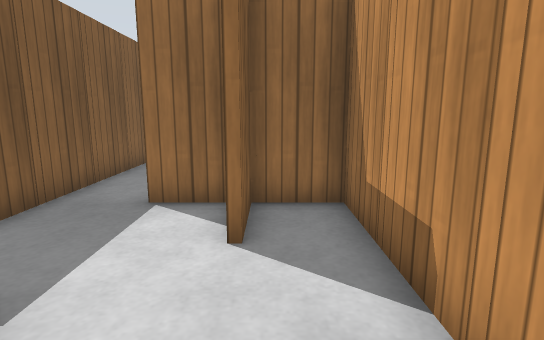
view 1 (above)

18 first-person views from a walk through a Gazebo world. The camera is 0.86 m above the floor, tilts 10° down and sees 80° across. The floor is counted in squares, 0.5 m on a side. Each view is taken from the middle of a square. On the plan, view 1 faces up. The plan holds only what a view shows up to about 16 squares ahead; the rest is blank. Simple patterns stand in for the simulator's built-in surfaces.

view 2
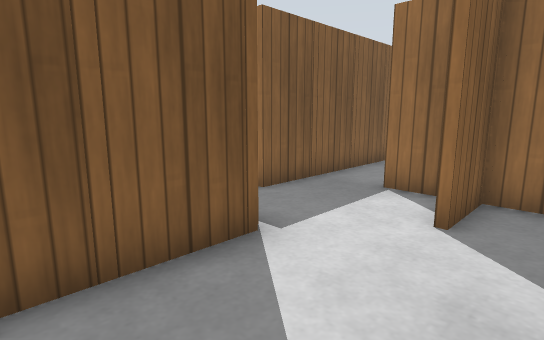

view 3
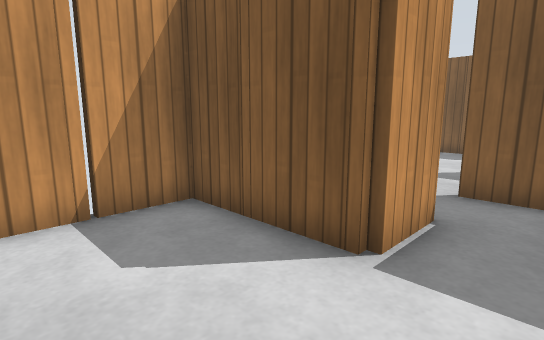

view 4
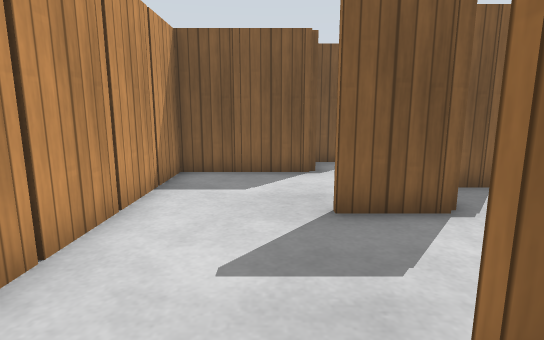

view 5
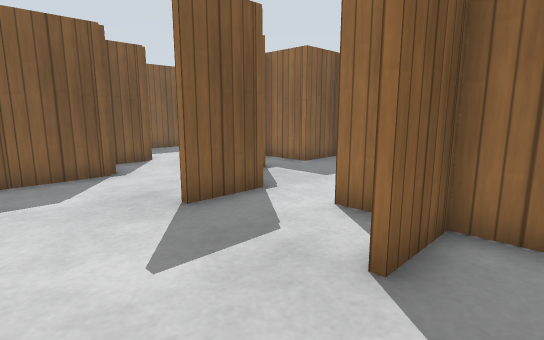

view 6
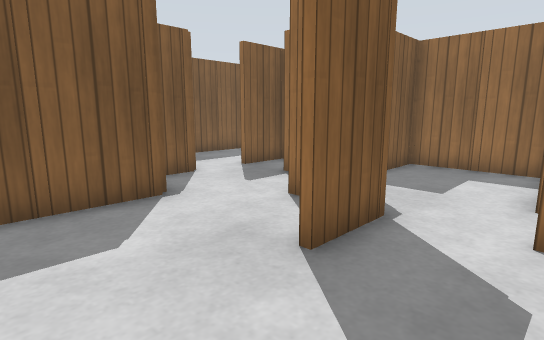

view 7
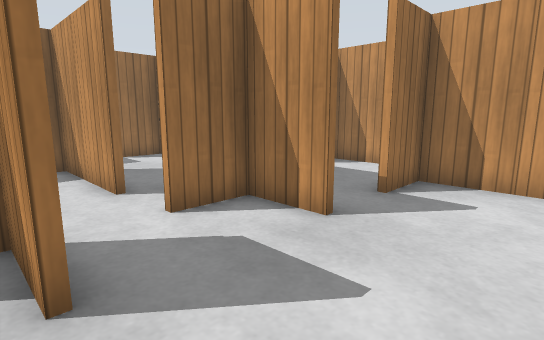

view 8
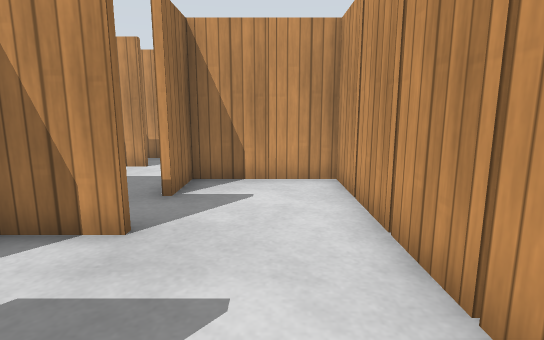

view 9
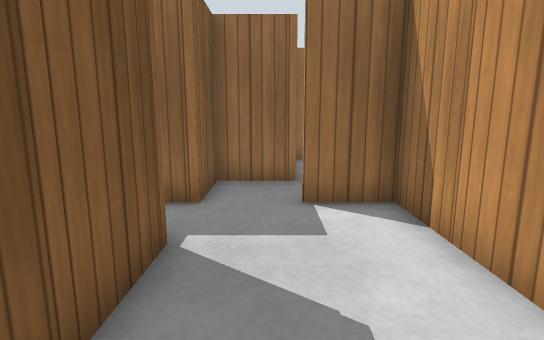

view 10
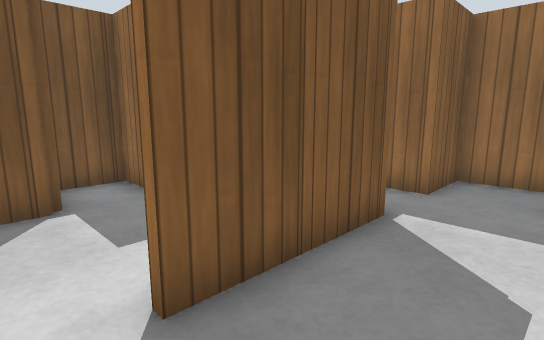

view 11
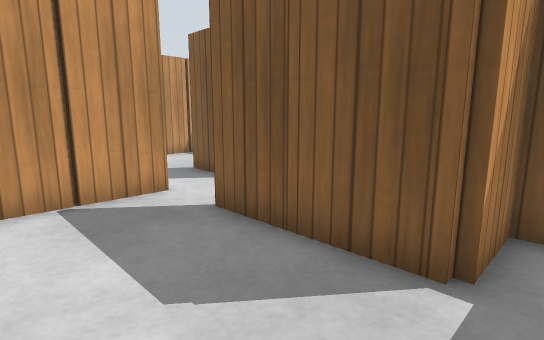

view 12
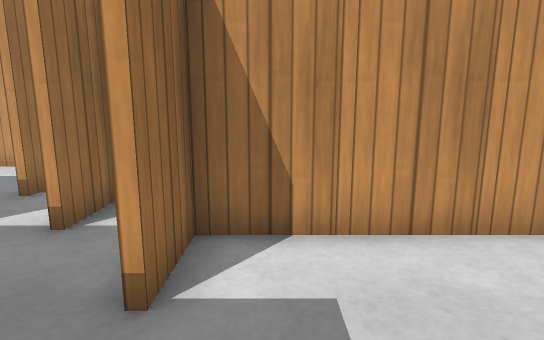

view 13
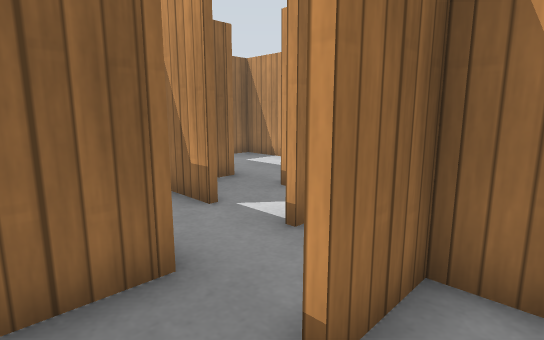

view 14
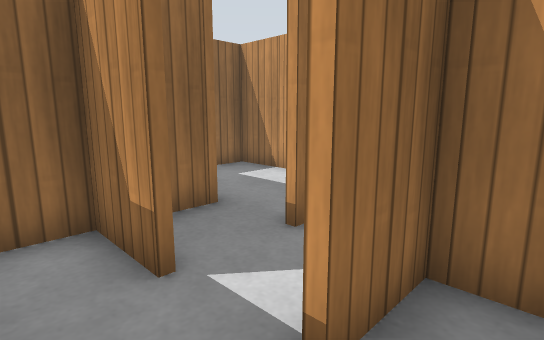

view 15
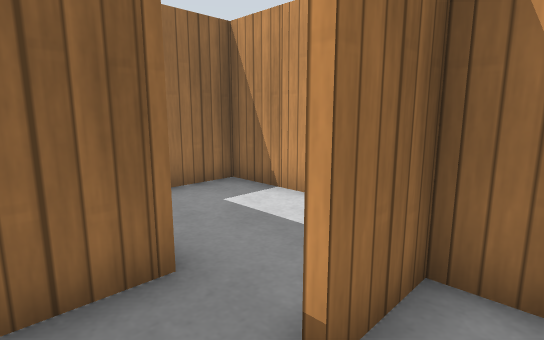

view 16
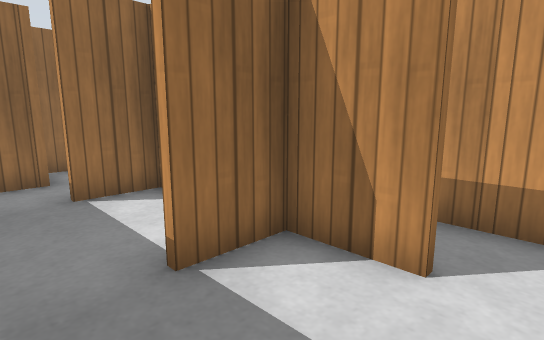

view 17
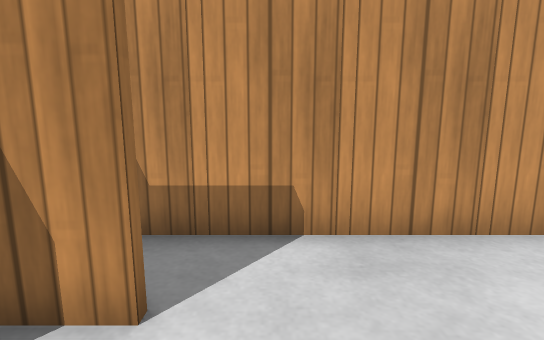

view 18
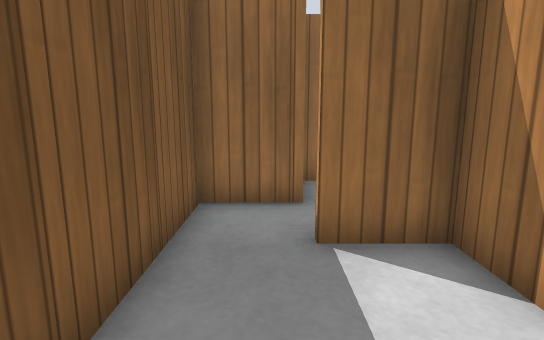

### Floor plan
Points are (right, up) in squares from view 1. A wall is a line through its corners. A room is listed if a view was taken in it or the views show most of it. See-through windows are left out.
Room 1 (views 1, 2, 3, 4, 5, 6, 7, 8, 16, 17)
walls: (-6.6, 2) (-6.6, 3.5); (-4.5, 2.3) (-2.5, 2.3); (-6.4, 3.5) (-6.4, 2); (-7.5, 4.1) (-8.5, 4.1); (-2.6, 0.4) (-2.6, 2.1) (-4.5, 2.1); (-2.4, 2) (-2.4, -1.8); (-2.6, -1.8) (-2.6, -0.4); (-10.6, 2) (-10.6, 4); (-4.4, 5.6) (-4.4, 4.1) (-5.5, 4.1); (-10.4, 4) (-10.4, 2); (-0.6, 4) (-0.6, 5.5); (-1.4, 6.1) (-2.5, 6.1); (-0.4, 5.5) (-0.4, 4); (1.4, 0.5) (1.4, 1.6); (1.4, 2.4) (1.4, 3.5); (1.4, -0.9) (1.4, -0.4); (1.4, 4.4) (1.4, 6.1) (0.4, 6.1); (-14.4, 2) (-14.4, -1.7) (0.8, -1.7)
ways out: opening at (-8, 3) to room 2; opening at (-2, 5) to room 2; opening at (-14, 3.5)
objects: wooden post (-14, 0); wooden post (-14, 2); wooden post (-12, -2); wooden post (-10, -2); wooden post (-8, -2); wooden post (-6, -2); wooden post (-4, -2); wooden post (-2, 0); wooden post (-2, 2); wooden post (0, -2); wooden post (2, 0); wooden post (2, 2); wooden post (2, 4)
Room 2 (views 9, 10, 11, 12, 13, 14, 18)
walls: (-4.6, 8.5) (-4.6, 9.6); (-4.6, 10.4) (-4.6, 11.5); (-4.6, 7.1) (-4.6, 7.6); (-4.4, 11.5) (-4.4, 5.6); (-5.5, 12.1) (-6.5, 12.1); (-8.4, 10) (-8.4, 6); (-8.6, 8.4) (-8.6, 10.1) (-11.5, 10.1); (-1.5, 10.1) (-2.5, 10.1); (-2.4, 12.1) (-3.5, 12.1); (-0.6, 8.6) (-0.6, 9.5); (-9.4, 10.3) (-8.5, 10.3); (-8.6, 6) (-8.6, 7.5); (-6.4, 14.1) (-7.6, 14.1); (-3.5, 14.1) (-4.5, 14.1); (-8.4, 13.5) (-8.4, 12.1) (-9.4, 12.1); (-10.4, 10.8) (-10.4, 10.3); (-8.5, 4.3) (-7.4, 4.3); (-12.4, 9.5) (-12.4, 8.1) (-13.5, 8.1); (-1.5, 16.1) (-2.5, 16.1); (-12.4, 6) (-12.4, 5.2); (-14.4, 7.5) (-14.4, 6.6)
ways out: opening at (-8, 3) to room 1; opening at (-2, 5) to room 1; opening at (-2.7, 14.7) to room 3; opening at (-0.5, 16.5)
objects: wooden post (-12, 6); wooden post (-10, 4); wooden post (-8, 8); wooden post (-8, 10); wooden post (-7, 4); wooden post (-6, 4); wooden post (-5, 12); wooden post (-4, 6); wooden post (-4, 8); wooden post (-4, 10); wooden post (-4, 12); wooden post (-3, 14); wooden post (-1, 6); wooden post (-1, 10); wooden post (-1, 16); wooden post (0, 6)
Room 3 (view 15)
walls: (-4.6, 16) (-4.6, 17.5); (-2.4, 18.1) (-3.6, 18.1)
ways out: opening at (-2.7, 14.7) to room 2; opening at (-5, 16.5)

Positions as (right, up) in squares from view 1, and headings:
1: (0, 0), facing up
2: (1, -1), facing up-left
3: (1, 4), facing down-left
4: (-5, 1), facing left
5: (-5, -1), facing up-left
6: (-8, -1), facing up-left
7: (-11, -1), facing up-right
8: (-11, 0), facing right
9: (-7, 6), facing up
10: (-6, 5), facing up-left
11: (-5, 11), facing down-left
12: (-9, 11), facing right
13: (-8, 11), facing up-right
14: (-6, 13), facing up-right
15: (-4, 15), facing up-right
16: (-4, 3), facing up-right
17: (-3, 3), facing right
18: (-3, 6), facing up
